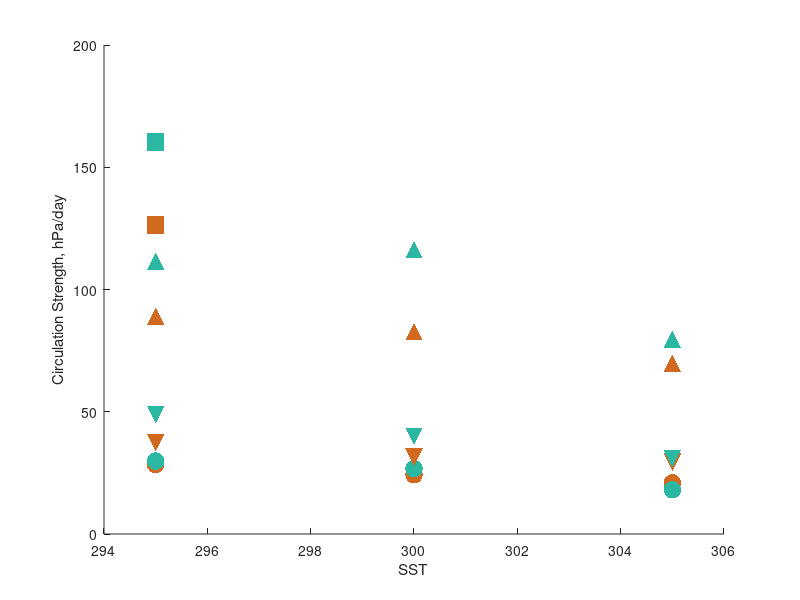

Reproduce this figure in MATLAB. (Note: this script raises an error after producing the figure.)
%-------------------------------------------------------------------------
% circ_vs_temp_c5c6.m
%
% plots circulation intensity, omega bar up, omega bar down, and the 
% diabatic subsidence velocity as a function of SST.
%
% colors have been imported from ncl to match scripts using ncl.
% the file cb_9step.rgb contains the RGB values which need to be
% divided by 255 to be converted into the RGB form that matlab uses.
%
% levi silvers                                     march 2021
%-------------------------------------------------------------------------


%[red green blue]
c1=[0.4940 0.1840 0.5560]; % purple
c2=[0.25 0.32 0.65]; % 
%c3=[0 0.4470 0.7410]; % darkish blue          cam6
c3_a=[43 184 163]; % darkish blue          cam6
c3=c3_a/255;
c4=[0.42 0.38 0.4]; % 
%c5=[0.3010 0.7450 0.9330]; % light blue       cam5
c5_a=[ 209 105 31]; % NCL colortable cb_9step
c5=c5_a/255;
c6=[0.9290 0.6940 0.1250]; % gentle yellow
c7=[0.70 0.68 0.16]; % gentle yellow
c8=[0.8500 0.3250 0.0980]; % rusty
c9=[0.4660 0.6740 0.1880]; % green
c10=[0.6500 0.48 0.14]; % 
c11=[0.6350 0.0780 0.1840];

colors(1,:)  =c5;     % cam5
colors(2,:)  =c3;     % cam6
;col(3,:)  =c3;
;col(4,:)  =c4;
;col(5,:)  =c5;
;col(6,:)  =c6;
;col(7,:)  =c7;
;col(8,:)  =c8;
;col(9,:)  =c9;
;col(10,:) =c10;
;col(11,:) =c11;



test_scat =[295 295 295 295 295 295 295 295 295 295 295];

% omega down, omega up
omega_gcm(:,1:2,1)  =[37.3 89.1;31.5 82.9;29.4 69.9];  % CAM5
omega_gcm(:,1:2,2)  =[48.9 111.5;39.8 116.4;30.9 79.7]; % CAM6

omega_d_gcm = [28.4 24.2 20.9 29.8 26.7 18.1];   % first 3 values are CAM5, second 3 C6

  
sst_a=[295 295];
sst_c=[305 305];
sst_b=[300 300];

figure
scatter(sst_a,(omega_gcm(1,1,:)+omega_gcm(1,2,:)),[],colors,'filled','square','SizeData',160)
fig=gca;
hold on
scatter(sst_a,(omega_gcm(1,1,:)),[],colors,'filled','v','SizeData',160)
scatter(sst_a(1),(omega_d_gcm(1)),[],c5,'filled','o','SizeData',160)
scatter(sst_b(1),(omega_d_gcm(2)),[],c5,'filled','o','SizeData',160)
scatter(sst_c(1),(omega_d_gcm(3)),[],c5,'filled','o','SizeData',160)
scatter(sst_a(1),(omega_d_gcm(4)),[],c3,'filled','o','SizeData',160)
scatter(sst_b(1),(omega_d_gcm(5)),[],c3,'filled','o','SizeData',160)
scatter(sst_c(1),(omega_d_gcm(6)),[],c3,'filled','o','SizeData',160)
scatter(sst_b,(omega_gcm(2,1,:)),[],colors,'filled','v','SizeData',160)
scatter(sst_c,(omega_gcm(3,1,:)),[],colors,'filled','v','SizeData',160)
scatter(sst_a,(omega_gcm(1,2,:)),[],colors,'filled','^','SizeData',160)
scatter(sst_b,(omega_gcm(2,2,:)),[],colors,'filled','^','SizeData',160)
scatter(sst_c,(omega_gcm(3,2,:)),[],colors,'filled','^','SizeData',160)
xlim(fig,[294 306]);
xlabel('SST')
ylabel('Circulation Strength, hPa/day')
fig.XTick = [295 300 305]
%fig.XTickLabels =[" " " " " "]
fig.FontSize = 14;
fig.FontWeight = 'bold';
title('Circulation Intensity')
scatter(sst_b,(omega_gcm(2,1,:)+omega_gcm(2,2,:)),[],colors,'filled','square','SizeData',160)
scatter(sst_c,(omega_gcm(3,1,:)+omega_gcm(3,2,:)),[],colors,'filled','square','SizeData',160)
xlim([294 306])



